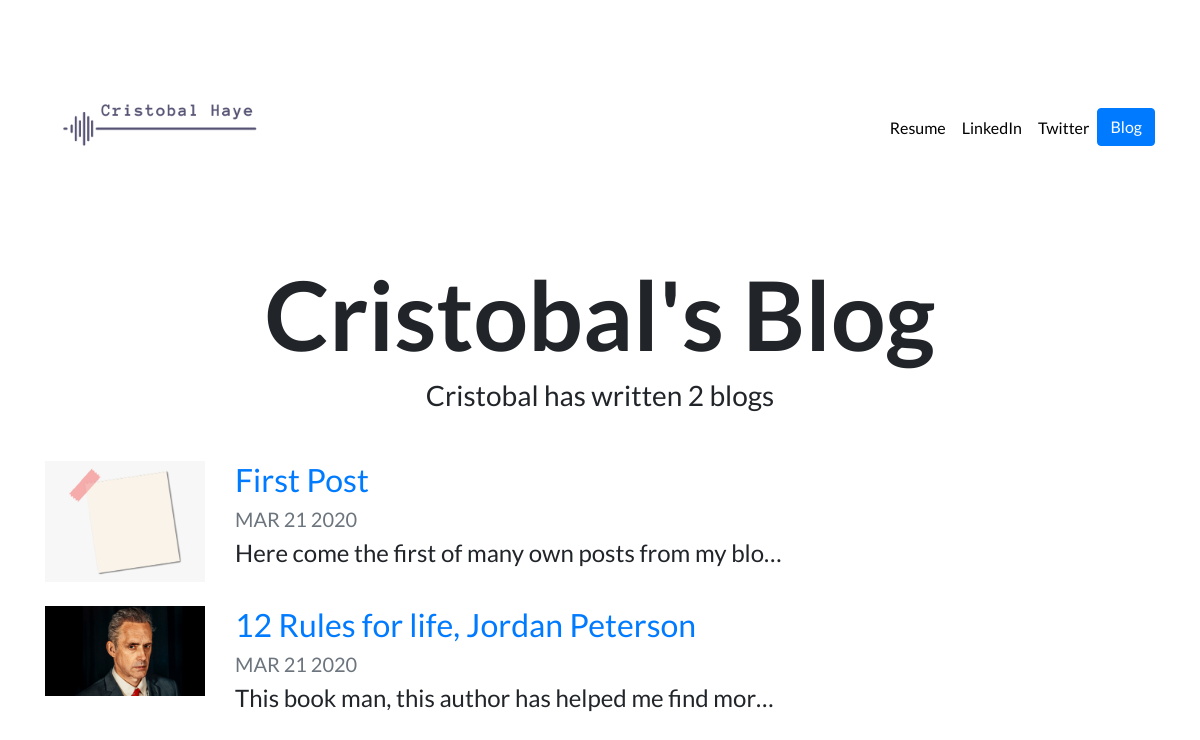
Screenshot of /blog/ with the database file from the repository.
### blog/models.py (models this page shows, shortened)
class Post(models.Model):
	title = models.CharField(max_length=100)
	post = models.TextField()
	date = models.DateField(auto_now = True)
	image = models.ImageField(upload_to = 'blog/images/', default = 'blog/images/default.jpg')

### blog/views.py (the view)
# urls.py: path('', views.all_blogs, name='all_blogs'),
def all_blogs(request):
	posts = Post.objects.order_by('-date')
	return render(request, 'blog/all_blogs.html',{'posts':posts})

### blog/templates/blog/all_blogs.html
{% extends 'portfolio/base.html' %}
{% block content %}
<h1 id="blogtitle" class="font-weight-bold text-center">Cristobal's Blog</h1>
<h3 class="text-center mb-5">Cristobal has written {{ posts.count }} blog{{ posts.count|pluralize }}</h3>
{% for post in posts %}
<div class="row justify-content-center my-3">
  <div class="col-md-2">
	<img src="{{ post.image.url }}" class="img-fluid mb-2">
  </div>
  <div class="col-md-10">
    <a href="{% url 'blog:detail' post.id %}">
      <h2>{{ post.title }}</h2>
    </a>
    <h5 class="text-muted">{{ post.date|date:'M d Y'|upper }}</h5>
    <h4>{{ post.post|striptags|truncatechars:50 }}</h4>
  </div>
</div>
{% endfor %}
{% endblock %}

### portfolio/templates/portfolio/base.html (shortened to what this page needs)
{% load static %}
<!doctype html>
<html lang="en">
<head>
  <link rel="stylesheet" href="https://stackpath.bootstrapcdn.com/bootstrap/4.4.1/css/bootstrap.min.css">
  <link rel="stylesheet" href="{% static "portfolio/custom.css" %}">
</head>
<body>
  <nav id="topNav" class="navbar navbar-expand-md navbar-light">
    <div class="container">
      <a class="navbar-brand" href="{% url 'home' %}">
        <img src="{% static "portfolio/Logo.png" %}" width="230" height="230" class="d-inline-block align-top" alt="Cristobal's Logo">
      </a>
      <div class="collapse navbar-collapse text-center" id="navbarNav">
        <ul class="navbar-nav ml-auto">
          <li class="nav-item">
            <a class="nav-link" href="{% static 'portfolio/Curriculum Cristobal Haye.pdf' %}" target="_blank">Resume</a>
          </li>
          <li class="nav-item">
            <a class="nav-link" href="https://www.linkedin.com/in/cristobal-haye-54b4ba4a/" target="_blank">LinkedIn</a>
          </li>
          <li class="nav-item">
            <a class="nav-link" href="https://twitter.com/Haye90" target="_blank">Twitter</a>
          </li>
          <li>
            <a role="button" href="{% url 'blog:all_blogs' %}" class="btn btn-primary">Blog</a>
          </li>
        </ul>
      </div>
    </div>
  </nav>
  <div class="container">
    {% block content %}{% endblock %}
  </div>
</body>
</html>

### portfolio/static/portfolio/custom.css (style rules this page uses)
.navbar-nav .nav-link { color: rgba(0,0,0,1) !important; }
body { font-family: 'Lato', sans-serif; }
#blogtitle { font-size: 6rem; }

### rows the page displays
Post: image (picture), title "First Post", date "MAR 21 2020", post "Here come the first of many own posts from my blo…"
Post: image (picture), title "12 Rules for life, Jordan Peterson", date "MAR 21 2020", post "This book man, this author has helped me find mor…"

### other values shown
{{ posts.count }} "2"
